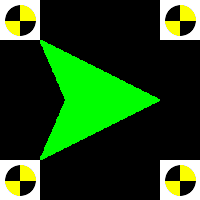
#> input picture marks/arrow_mark.png, 200 x 200 px; its folder holds only this picture in this run
$ python -i detection.py   (imports and definitions only)   (Python 2 division)   (older library calls are emulated)
#> lines starting #> are read from the running program, lines starting #| are printed output that depends on the picture
#
#  Copyright (C) 1997-2015 JDE Developers Team
#
#  This program is free software: you can redistribute it and/or modify
#  it under the terms of the GNU General Public License as published by
#  the Free Software Foundation, either version 3 of the License, or
#  (at your option) any later version.
#
#  This program is distributed in the hope that it will be useful,
#  but WITHOUT ANY WARRANTY; without even the implied warranty of
#  MERCHANTABILITY or FITNESS FOR A PARTICULAR PURPOSE.  See the
#  GNU General Public License for more details.
#
#  You should have received a copy of the GNU General Public License
#  along with this program.  If not, see http://www.gnu.org/licenses/.
#  Authors :
#       Victor Arribas <v.arribas.urjc@gmail.com>
#


import numpy as np
import cv2

import similarity

from gui.qtimshow import imshow

""" Image is a PNG, so load it as BGRA to catch alpha channel
Then, extract Alpha channel for maskerading purposes,
and finally convert to JdeRobot RGB format.
"""
_USE_ALPHA_CHANNEL_ = False
_IMAGE_PATH = "marks/arrow_mark.png"

# [1 line not run here, left out]
# [16 lines that did not run here, left out]
# [5 lines not run here, left out]


""" Ugly way of create a enum.
enums are native supported since python 3.4, but see this [1] to gt full idea
and custom ways to accomplish it
[1] http://stackoverflow.com/questions/36932/how-can-i-represent-an-enum-in-python
"""
class MarkType:
    RIGHT=0
    LEFT=2
    UP=1
    DOWN=3

    types=[RIGHT,UP,LEFT,DOWN]
    names=['RIGHT','UP','LEFT','DOWN']


def mark_direction(img):
    (height, width) = img.shape[0:2];
    ref = cv2.resize(_IMAGE_REF, (width, height))
    if _IMAGE_REF_ALPHA is not None:
        mask = cv2.resize(_IMAGE_REF_ALPHA, (width, height))
        mask = np.dstack((mask,mask,mask))

    scores = []
    for mt in MarkType.types:
        rot90x = cv2.getRotationMatrix2D((width/2.0, height/2.0), mt*90, 1)
        _ref = cv2.warpAffine(ref, rot90x, (width, height))

        if _IMAGE_REF_ALPHA is not None:
            _mask = cv2.warpAffine(mask, rot90x, (width, height))
            _img = cv2.bitwise_and(_mask, img)
        else:
            _img = img

        score = similarity.correlation(_ref, _img)
        scores.append(score)

        #imshow('ref[%s]'%(MarkType.names[mt]), _ref.copy())

    indx = np.argmax(scores)
    print 'best score: ', MarkType.names[indx], indx, scores
    return MarkType.types[indx], scores[indx]

>>> import cv2
>>> picture = cv2.imread('marks/arrow_mark.png', cv2.IMREAD_GRAYSCALE)
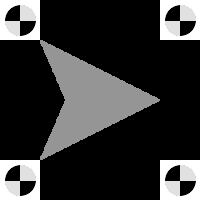
#> picture: shape (200, 200); min 0, max 255, mean 52.4
>>> result = mark_direction(picture)
#> (the run stopped early here; a loop or call above may not have finished)
